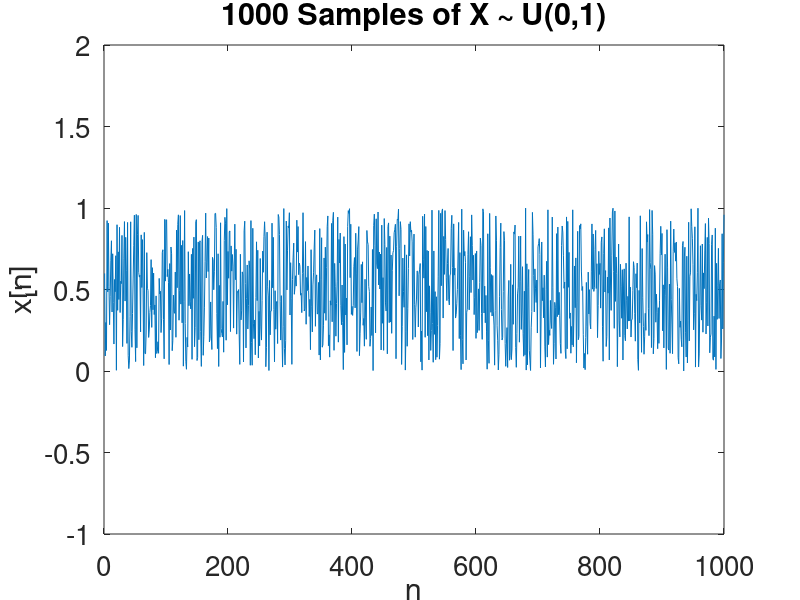

This figure's MATLAB source:
clear all

x = rand(1, 1000);

figure
plot(x)
title('1000 Samples of X ~ U(0,1)', 'FontSize', 24)
ylim([-1 2])
xlabel('n')
ylabel('x[n]')
set(gca,'FontSize',20)

m = mean(x)
s = std(x)
